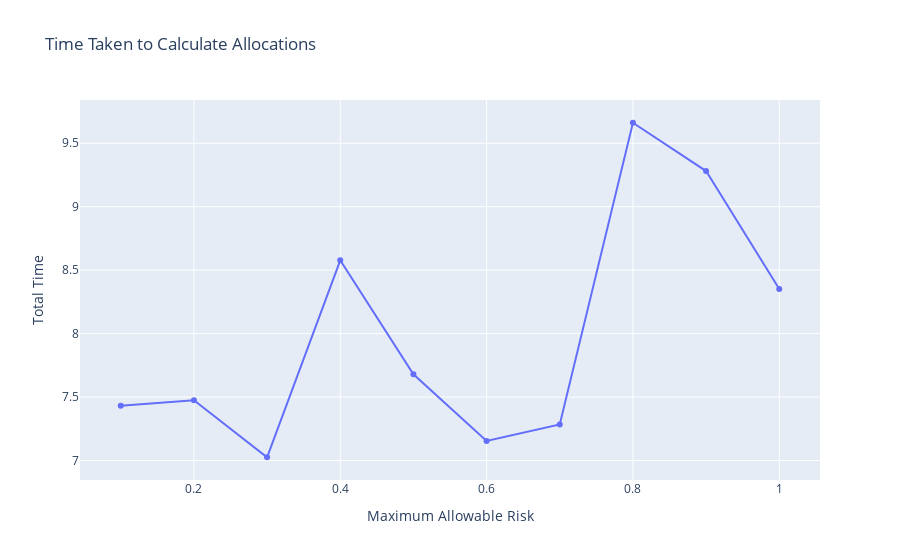

Notebook code cell kept with this figure:
### Code cell
# Create the Time line chart
fig = px.line(results, x='R', y='time_taken', title='Time Taken to Calculate Allocations',
              labels={'R': 'Maximum Allowable Risk', 'time_taken': 'Total Time'},
              markers=True)

# Show the plot
fig.show()

### Figure 1 — Plotly figure (JSON) as saved in the notebook; plotly's stock layout.template omitted (floating-point values rounded to 4 significant figures)
{"data": [{"hovertemplate": "Maximum Allowable Risk=%{x}<br>Total Time=%{y}<extra></extra>", "legendgroup": "", "line": {"color": "#636efa", "dash": "solid"}, "marker": {"symbol": "circle"}, "mode": "lines+markers", "name": "", "orientation": "v", "showlegend": false, "type": "scatter", "x": [0.1, 0.2, 0.3, 0.4, 0.5, 0.6, 0.7, 0.8, 0.9, 1], "xaxis": "x", "y": [7.431, 7.475, 7.026, 8.578, 7.68, 7.155, 7.284, 9.661, 9.28, 8.352], "yaxis": "y"}], "layout": {"legend": {"tracegroupgap": 0}, "title": {"text": "Time Taken to Calculate Allocations"}, "xaxis": {"anchor": "y", "domain": [0, 1], "title": {"text": "Maximum Allowable Risk"}}, "yaxis": {"anchor": "x", "domain": [0, 1], "title": {"text": "Total Time"}}}}
